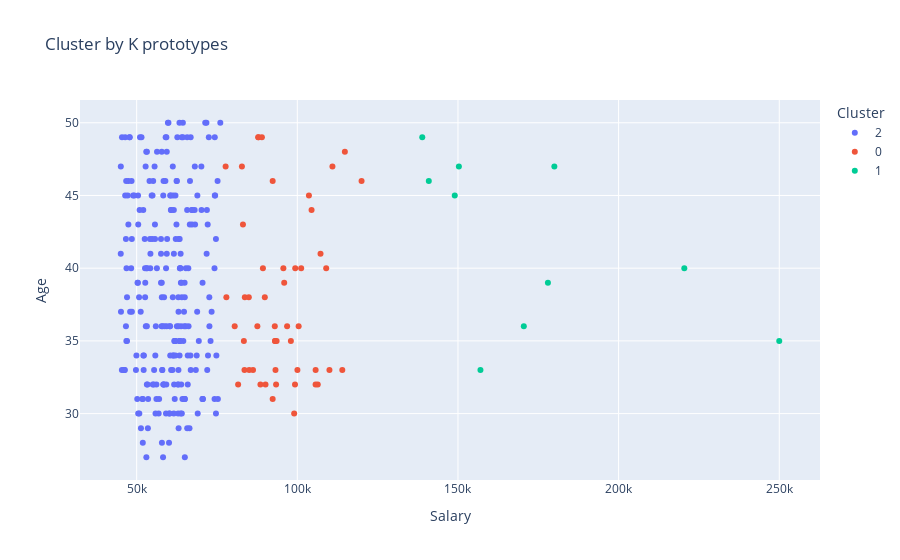

Source (notebook cell):
### Markdown cell above
### Clusters analysis
---

### Code cell
import plotly.express as px
import plotly.graph_objects as go

fig = px.scatter(df_scaled, x="Salary", y="EmploymentYears", color="Cluster", title="Cluster by K prototypes", hover_data=["GenderID", "MarriedID"])
fig = px.scatter(df_scaled, x="Salary", y="Age", color="Cluster", title="Cluster by K prototypes", hover_data=["GenderID", "MarriedID"])
fig.show()

### Figure 1 — Plotly figure (JSON) as saved in the notebook; plotly's stock layout.template omitted (floating-point values rounded to 4 significant figures; data arrays with more than 128 entries replaced by an {"elided": "..."} marker saying what was removed)
{"data": [{"customdata": {"elided": "251x2 int values"}, "hovertemplate": "Cluster=2<br>Salary=%{x}<br>Age=%{y}<br>GenderID=%{customdata[0]}<br>MarriedID=%{customdata[1]}<extra></extra>", "legendgroup": "2", "marker": {"color": "#636efa", "symbol": "circle"}, "mode": "markers", "name": "2", "orientation": "v", "showlegend": true, "type": "scatter", "x": {"elided": "251 int values"}, "xaxis": "x", "y": {"elided": "251 int values"}, "yaxis": "y"}, {"customdata": [[1, 1], [0, 0], [1, 0], [0, 0], [1, 0], [0, 1], [1, 0], [0, 0], [0, 0], [1, 1], [1, 1], [1, 0], [0, 1], [0, 0], [1, 0], [0, 1], [0, 1], [0, 0], [1, 1], [0, 0], [1, 1], [0, 1], [1, 1], [1, 1], [0, 0], [1, 1], [0, 1], [0, 0], [1, 0], [1, 0], [1, 0], [1, 1], [0, 1], [1, 1], [0, 1], [0, 1], [0, 0], [0, 1], [1, 0], [1, 1], [1, 1], [1, 0], [1, 1], [1, 0], [1, 0], [1, 1], [0, 1], [1, 0], [0, 0], [0, 0]], "hovertemplate": "Cluster=0<br>Salary=%{x}<br>Age=%{y}<br>GenderID=%{customdata[0]}<br>MarriedID=%{customdata[1]}<extra></extra>", "legendgroup": "0", "marker": {"color": "#EF553B", "symbol": "circle"}, "mode": "markers", "name": "0", "orientation": "v", "showlegend": true, "type": "scatter", "x": [104437, 95660, 92328, 110000, 103613, 106367, 77692, 93396, 100031, 110929, 83552, 92329, 85028, 101199, 96820, 99280, 99351, 114800, 99020, 97999, 83082, 105700, 93206, 82758, 81584, 93046, 77915, 105688, 83667, 87921, 108987, 93093, 93554, 83363, 95920, 89883, 120000, 86214, 88527, 87826, 87565, 92989, 90100, 100416, 88976, 113999, 80512, 84903, 107226, 89292], "xaxis": "x", "y": [44, 40, 31, 33, 45, 32, 47, 32, 33, 47, 33, 46, 33, 40, 36, 32, 40, 48, 30, 35, 43, 33, 33, 47, 32, 35, 38, 32, 38, 49, 40, 35, 35, 35, 39, 38, 46, 33, 32, 49, 36, 36, 32, 36, 49, 33, 36, 38, 41, 40], "yaxis": "y"}, {"customdata": [[1, 0], [1, 0], [1, 0], [0, 1], [0, 1], [1, 1], [0, 0], [1, 0], [1, 0], [0, 0]], "hovertemplate": "Cluster=1<br>Salary=%{x}<br>Age=%{y}<br>GenderID=%{customdata[0]}<br>MarriedID=%{customdata[1]}<extra></extra>", "legendgroup": "1", "marker": {"color": "#00cc96", "symbol": "circle"}, "mode": "markers", "name": "1", "orientation": "v", "showlegend": true, "type": "scatter", "x": [170500, 138888, 178000, 180000, 250000, 157000, 150290, 140920, 148999, 220450], "xaxis": "x", "y": [36, 49, 39, 47, 35, 33, 47, 46, 45, 40], "yaxis": "y"}], "layout": {"legend": {"title": {"text": "Cluster"}, "tracegroupgap": 0}, "title": {"text": "Cluster by K prototypes"}, "xaxis": {"anchor": "y", "domain": [0, 1], "title": {"text": "Salary"}}, "yaxis": {"anchor": "x", "domain": [0, 1], "title": {"text": "Age"}}}}
